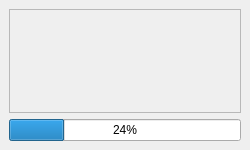
<?xml version="1.0" encoding="UTF-8"?>
<ui version="4.0">
 <class>MainWindow</class>
 <widget class="QMainWindow" name="MainWindow">
  <property name="geometry">
   <rect>
    <x>0</x>
    <y>0</y>
    <width>250</width>
    <height>150</height>
   </rect>
  </property>
  <property name="windowTitle">
   <string>MainWindow</string>
  </property>
  <widget class="QWidget" name="centralwidget">
   <layout class="QVBoxLayout" name="verticalLayout_2">
    <item>
     <widget class="QFrame" name="frame">
      <property name="frameShape">
       <enum>QFrame::StyledPanel</enum>
      </property>
      <property name="frameShadow">
       <enum>QFrame::Raised</enum>
      </property>
     </widget>
    </item>
    <item>
     <widget class="QProgressBar" name="progressBar">
      <property name="value">
       <number>24</number>
      </property>
     </widget>
    </item>
   </layout>
  </widget>
 </widget>
 <resources/>
 <connections/>
</ui>
